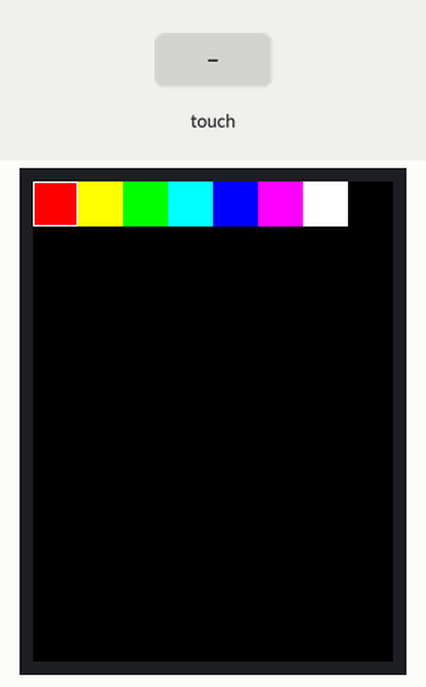
A sketch run on a simulated Arduino Uno, built with avr-gcc and run on an emulated ATmega328P. Parts: 240×320 colour display. The test bench sets the inputs (shaded band). What the sketch prints to the serial monitor is not drawn.

Above: at 2.1 s.
2.2 s: touch panel pressed at 13 % / 30 % of its raw x / y range
3.7 s: touch panel pressed at 38 % / 10 % of its raw x / y range
At 4.6 s:
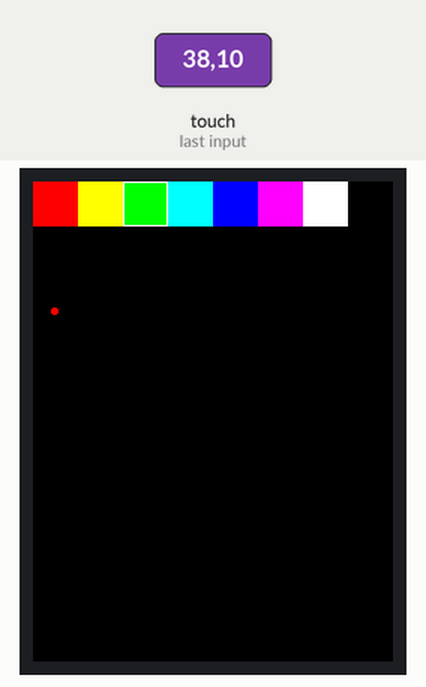
5.2 s: touch panel pressed at 38 % / 30 % of its raw x / y range
Timing chart, 0 to 8.2 s (numbered marks = the images above; inputs shaded):
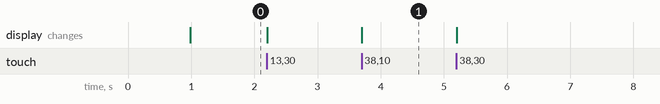

The sketch:

touchpaint.ino
```cpp
// (licence header left out)
#include <Adafruit_GFX.h>    // Core graphics library
#include <SPI.h>
#include <Wire.h>      // this is needed even tho we aren't using it
#include <Adafruit_ST7789.h>
#include "XPT2046_Touchscreen.h"

// This is calibration data for the raw touch data to the screen coordinates
#define TS_MINX 450
#define TS_MINY 350
#define TS_MAXX 3800
#define TS_MAXY 3900

// default SPI PIN
//#define PIN_SPI_MISO  (16u)
//#define PIN_SPI_MOSI  (19u)
//#define PIN_SPI_SCK   (18u)
//#define PIN_SPI_SS    (17u)

#define TS_CS PIN_SPI_SS
#define TS_IRQ 20

//XPT2046_Touchscreen ts(TS_CS);
//XPT2046_Touchscreen ts(TS_CS);  // Param 2 - NULL - No interrupts
//XPT2046_Touchscreen ts(TS_CS, 255);  // Param 2 - 255 - No interrupts
XPT2046_Touchscreen ts(TS_CS, TS_IRQ);  // Param 2 - Touch IRQ Pin - interrupt enabled polling

// The display also uses hardware SPI, plus #9 & #10
#define TFT_CS 2
#define TFT_RST 1  // Or set to -1 and connect to Arduino RESET pin
#define TFT_DC 0
#define TFT_MOSI 7  // Data out
#define TFT_SCLK 6  // Clock out
Adafruit_ST7789 tft = Adafruit_ST7789(TFT_CS, TFT_DC, TFT_MOSI, TFT_SCLK, TFT_RST);

// Size of the color selection boxes and the paintbrush size
#define BOXSIZE 30
#define PENRADIUS 2
int oldcolor, currentcolor;

void setup(void) {
//  while (!Serial);     // used for leonardo debugging

  Serial.begin(9600);
  Serial.println(F("Touch Paint!"));

  // OR use this initializer (uncomment) if using a 2.0" 320x240 TFT:
  tft.init(240, 320);           // Init ST7789 320x240
  tft.invertDisplay(false);

  Serial.println(F("Initialized"));

  uint16_t time = millis();
  tft.fillScreen(ST77XX_BLACK);
  time = millis() - time;
  Serial.println(time, DEC);
//  tft.setRotation(1);
  delay(500);

  // make the color selection boxes
  tft.fillRect(0, 0, BOXSIZE, BOXSIZE, ST77XX_RED);
  tft.fillRect(BOXSIZE, 0, BOXSIZE, BOXSIZE, ST77XX_YELLOW);
  tft.fillRect(BOXSIZE*2, 0, BOXSIZE, BOXSIZE, ST77XX_GREEN);
  tft.fillRect(BOXSIZE*3, 0, BOXSIZE, BOXSIZE, ST77XX_CYAN);
  tft.fillRect(BOXSIZE*4, 0, BOXSIZE, BOXSIZE, ST77XX_BLUE);
  tft.fillRect(BOXSIZE*5, 0, BOXSIZE, BOXSIZE, ST77XX_MAGENTA);
  tft.fillRect(BOXSIZE*6, 0, BOXSIZE, BOXSIZE, ST77XX_WHITE);
  tft.fillRect(BOXSIZE*7, 0, BOXSIZE, BOXSIZE, ST77XX_BLACK);

  // select the current color 'red'
  tft.drawRect(0, 0, BOXSIZE, BOXSIZE, ST77XX_WHITE);
  currentcolor = ST77XX_RED;

  if (!ts.begin(SPI)) {
    Serial.println("Couldn't start touchscreen controller");
    while (1);
  }
  ts.setRotation(2);

  Serial.println("Touchscreen started");
}


void loop()
{
  // See if there's any  touch data for us
  if (ts.bufferEmpty()) {
    return;
  }

  // You can also wait for a touch
  if (!ts.tirqTouched()) {
    if (!ts.touched()) {
      return;
    }
  }

  // Retrieve a point
  TS_Point p = ts.getPoint();

//  Serial.print("X = "); Serial.print(p.x);
//  Serial.print("\tY = "); Serial.print(p.y);
//  Serial.print("\tPressure = "); Serial.println(p.z);

  // Scale from ~0->4000 to tft.width using the calibration #'s
  p.x = map(p.x, TS_MINX, TS_MAXX, 0, tft.width());
  p.y = map(p.y, TS_MINY, TS_MAXY, 0, tft.height());

  /*
  Serial.print("("); Serial.print(p.x);
  Serial.print(", "); Serial.print(p.y);
  Serial.println(")");
  */

  if (p.y < BOXSIZE) {
    oldcolor = currentcolor;

    if (p.x < BOXSIZE) {
      currentcolor = ST77XX_RED;
      tft.drawRect(0, 0, BOXSIZE, BOXSIZE, ST77XX_WHITE);
    } else if (p.x < BOXSIZE*2) {
      currentcolor = ST77XX_YELLOW;
      tft.drawRect(BOXSIZE, 0, BOXSIZE, BOXSIZE, ST77XX_WHITE);
    } else if (p.x < BOXSIZE*3) {
      currentcolor = ST77XX_GREEN;
      tft.drawRect(BOXSIZE*2, 0, BOXSIZE, BOXSIZE, ST77XX_WHITE);
    } else if (p.x < BOXSIZE*4) {
      currentcolor = ST77XX_CYAN;
      tft.drawRect(BOXSIZE*3, 0, BOXSIZE, BOXSIZE, ST77XX_WHITE);
    } else if (p.x < BOXSIZE*5) {
      currentcolor = ST77XX_BLUE;
      tft.drawRect(BOXSIZE*4, 0, BOXSIZE, BOXSIZE, ST77XX_WHITE);
    } else if (p.x < BOXSIZE*6) {
      currentcolor = ST77XX_MAGENTA;
      tft.drawRect(BOXSIZE*5, 0, BOXSIZE, BOXSIZE, ST77XX_WHITE);
    } else if (p.x < BOXSIZE*7) {
      currentcolor = ST77XX_WHITE;
      tft.drawRect(BOXSIZE*6, 0, BOXSIZE, BOXSIZE, ST77XX_WHITE);
    } else if (p.x < BOXSIZE*8) {
      currentcolor = ST77XX_BLACK;
      tft.drawRect(BOXSIZE*7, 0, BOXSIZE, BOXSIZE, ST77XX_WHITE);
      tft.fillRect(0, BOXSIZE, 240, 320, ST77XX_BLACK);
    }

    if (oldcolor != currentcolor) {
      if (oldcolor == ST77XX_RED)
        tft.fillRect(0, 0, BOXSIZE, BOXSIZE, oldcolor);
      if (oldcolor == ST77XX_YELLOW)
        tft.fillRect(BOXSIZE, 0, BOXSIZE, BOXSIZE, oldcolor);
      if (oldcolor == ST77XX_GREEN)
        tft.fillRect(BOXSIZE*2, 0, BOXSIZE, BOXSIZE, oldcolor);
      if (oldcolor == ST77XX_CYAN)
        tft.fillRect(BOXSIZE*3, 0, BOXSIZE, BOXSIZE, oldcolor);
      if (oldcolor == ST77XX_BLUE)
        tft.fillRect(BOXSIZE*4, 0, BOXSIZE, BOXSIZE, oldcolor);
      if (oldcolor == ST77XX_MAGENTA)
        tft.fillRect(BOXSIZE*5, 0, BOXSIZE, BOXSIZE, oldcolor);
      if (oldcolor == ST77XX_WHITE)
        tft.fillRect(BOXSIZE*6, 0, BOXSIZE, BOXSIZE, oldcolor);
      if (oldcolor == ST77XX_BLACK)
        tft.fillRect(BOXSIZE*7, 0, BOXSIZE, BOXSIZE, oldcolor);
    }
  }

  if (((p.y-PENRADIUS) > BOXSIZE) && ((p.y+PENRADIUS) < tft.height())) {
    tft.fillCircle(p.x, p.y, PENRADIUS, currentcolor);
  }
}
```

Measured:
- after the input at 3.7 s, the display: changes at once (image 1)
